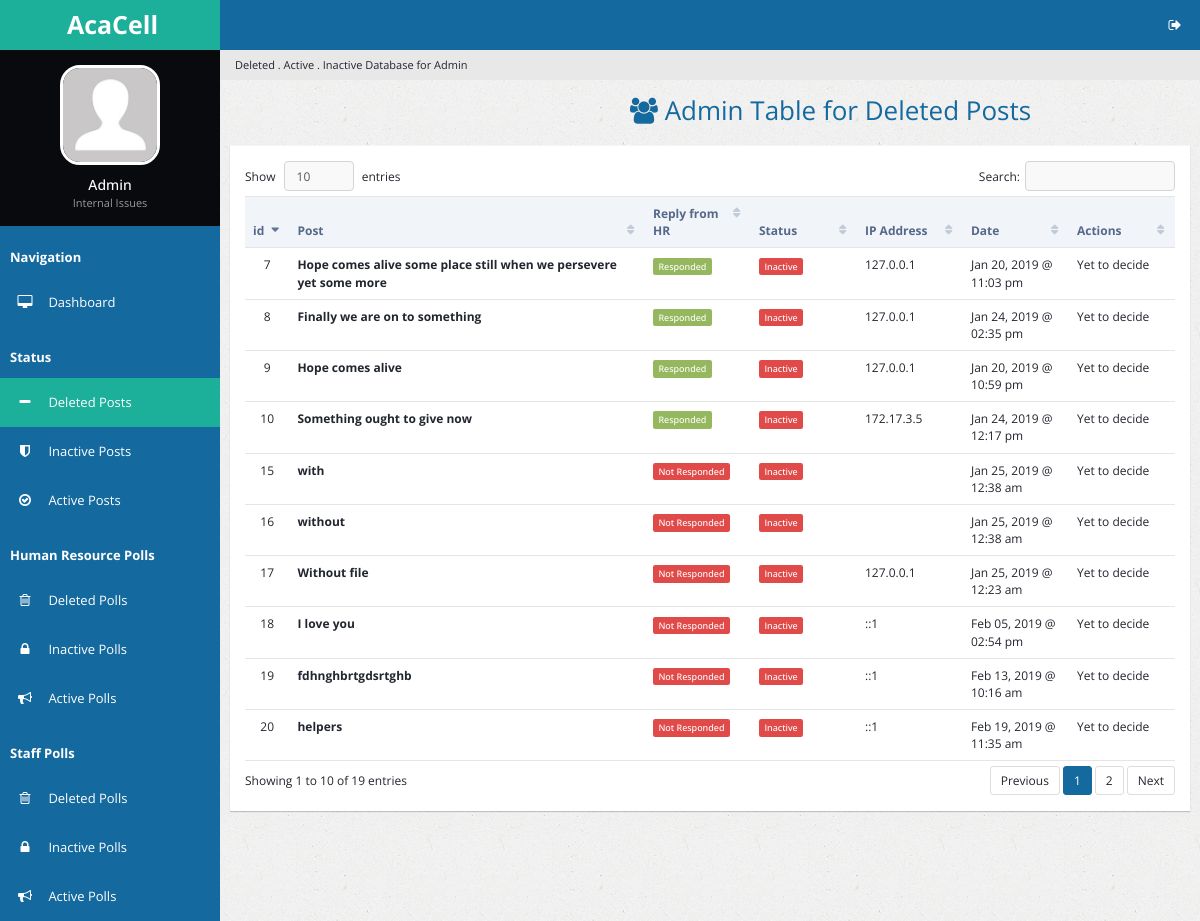
The app's page /delposts.php (signed in) with its own data.
### tables this page shows
CREATE TABLE `del_complaints` (
  `del_c_id` int(32) NOT NULL,
  `c_id` int(32) NOT NULL,
  `c_value` varchar(2048) NOT NULL,
  `c_division` varchar(64) NOT NULL,
  `date_created` double NOT NULL,
  `c_ip_address` varchar(64) NOT NULL,
  `date_stop_display` int(16) NOT NULL,
  `u_fname` varchar(255) NOT NULL,
  `u_id` int(11) NOT NULL
);

### delposts.php (the view, shortened to what this page needs)
<?php
include 'handlers/dbcon.php';
if (isset($_SESSION['loggedin']) && isset($_SESSION['adminpanel'])) {
?>
<!DOCTYPE html>
<html lang="en">
<head>
        <link rel="stylesheet" type="text/css" id="theme" href="css/theme-default.css"/>
    </head>
    <body>
        <div class="page-container">
            <div class="page-sidebar">
                <ul class="x-navigation">
                    <li class="xn-logo">
                        <a href="table-export.php"><b>AcaCell</b></a>
                    </li>
                    <li class="xn-profile">
                        <div class="profile">
                            <div class="profile-image">
                                <img src="assets/images/users/avatar.jpg" alt="John Doe"/>
                            </div>
                            <div class="profile-data">
                                <div class="profile-data-name">Admin</div>
                                <div class="profile-data-title">Internal Issues</div>
                            </div>
                        </div>
                    </li>
                   <li class="xn-title"><b>Navigation</b></li>
                    <li>
                        <a href="admin.php"><span class="fa fa-desktop" style="color: white;"></span> <span class="xn-text" style="color: white;">Dashboard</span></a>
                    </li>
                    <li class="xn-title"><b>Status</b></li>
                    <li  class="active">
                        <a href="delposts.php"><span class="fa fa-minus" style="color: white;"></span> <span class="xn-text" style="color: white;">Deleted Posts</span></a>
                    </li>
                    <li>
                        <a href="inactposts.php"><span class="fa fa-shield" style="color: white;"></span> <span class="xn-text" style="color: white;">Inactive Posts</span></a>
                    </li>
                    <li>
                        <a href="actposts.php"><span class="fa fa-check-circle-o" style="color: white;"></span> <span class="xn-text" style="color: white;">Active Posts</span></a>
                    </li>
                    <li class="xn-title"><b>Human Resource Polls</b></li>
                    <li>
                       <a href="delpolls.php"><span class="fa fa-trash-o" style="color: white;"></span> <span class="xn-text" style="color: white;">Deleted Polls</span></a>
                   </li>
                    <li>
                       <a href="inactpolls.php"><span class="fa fa-lock" style="color: white;"></span> <span class="xn-text" style="color: white;">Inactive Polls</span></a>
                   </li>
                   <li>
                       <a href="actpolls.php"><span class="fa fa-bullhorn" style="color: white;"></span> <span class="xn-text" style="color: white;">Active Polls</span></a>
                   </li>
                   <li class="xn-title"><b>Staff Polls</b></li>
                     <li>
                        <a href="staffdelpolls.php"><span class="fa fa-trash-o" style="color: white;"></span> <span class="xn-text" style="color: white;">Deleted Polls</span></a>
                    </li>
                     <li>
                        <a href="staffinactpolls.php"><span class="fa fa-lock" style="color: white;"></span> <span class="xn-text" style="color: white;">Inactive Polls</span></a>
                    </li>
                    <li>
                        <a href="staffactpolls.php"><span class="fa fa-bullhorn" style="color: white;"></span> <span class="xn-text" style="color: white;">Active Polls</span></a>
                    </li>
                  </ul>
            </div>
            <div class="page-content">
                <ul class="x-navigation x-navigation-horizontal x-navigation-panel">
                    <li class="xn-icon-button pull-right">
                        <a href="#" class="mb-control" data-box="#mb-signout"><span class="fa fa-sign-out"></span></a>
                    </li>
                </ul>
                    <ul class="breadcrumb">
                    <li class="active">Deleted . Active . Inactive Database for Admin</li>
                </ul>
                <div class="page-title">
                    <h2><span class="fa fa-users"style="padding-left: 400px"></span> Admin Table for Deleted Posts</h2>
                </div>
                <div class="page-content-wrap">
                    <div class="row">
                        <div class="col-md-12">
                            <div class="panel panel-default">
                                <div class="panel-body">
                                    <table id="customers2" class="table datatable">
                                        <thead>
                                            <tr>
                                                <th width="50">id</th>
                                                <th width="300">Post</th>
                                                <th width="100">Reply from HR</th>
                                                <th width="100">Status</th>
                                                <th width="100">IP Address</th>
                                                <th width="100">Date</th>
                                                <th width="100">Actions</th>
                                            </tr>
                                        </thead>
                                        <tbody>
                                          <?php
                                            $sql_delpostdisplay = "SELECT * FROM del_complaints";
                                            $success_delpostdisplay = mysqli_query($link, $sql_delpostdisplay);
                                            $cur_time = time();
                                            if ($success_delpostdisplay->num_rows > 0) {
                                              while($rows = $success_delpostdisplay->fetch_assoc()){
                                                $id = $rows['c_id'];
                                                $sql_commentpresent = "SELECT * FROM comments WHERE c_id = '$id'";
                                                $success_commentpresent = mysqli_query($link, $sql_commentpresent);
                                          ?>
                                                <tr id="trow<?php echo $rows['del_c_id']; ?>">
                                                  <td class="text-center"> <?php echo $rows['del_c_id'];; ?> </td>
                                                  <td><strong><?php echo $rows['c_value']; ?></strong></td>
                                                  <td>
                                                    <?php
                                                    if ($success_commentpresent->num_rows > 0) {?>
                                                        <a href="#commentmodal<?php echo $id; ?>" data-toggle="modal"><span class='label label-success'>Responded</span></a>
                                                    <?php }
                                                    elseif ($success_commentpresent->num_rows == 0) {?>
                                                      <span class='label label-danger'>Not Responded</span>
                                                    <?php } ?>
                                                  </td>
                                                  <td><?php
                                                    if ($cur_time < $rows['date_stop_display']) {
                                                      echo "<span class='label label-success'>Active</span>";
                                                    }
                                                    elseif ($cur_time > $rows['date_stop_display']){
                                                      echo "<span class='label label-danger'>Inactive</span>";
                                                    } ?>
                                                    </td>
                                                    <td><?php echo $rows['c_ip_address']; ?></td>
                                                    <td><?php echo date("M d, Y @ h:i a", $rows['date_created']); ?></td>
                                                    <td>Yet to decide</td>
                                                </tr>
                                          <?php
                                                }
                                              }
                                          ?>
                                            </tbody>
                                    </table>
                                </div>
                            </div>
                        </div>
                    </div>
                </div>
            </div>
        </div>
    </body>
</html>
<?php
}else {
  header('location:admin.php');
}
 ?>

### records on screen
del_complaints: del_c_id "7", c_value "Hope comes alive some place still when we persevere yet some more", date_stop_display "Inactive", c_ip_address "127.0.0.1", date_created "Jan 20, 2019 @ 11:03 pm"
del_complaints: del_c_id "8", c_value "Finally we are on to something", date_stop_display "Inactive", c_ip_address "127.0.0.1", date_created "Jan 24, 2019 @ 02:35 pm"
del_complaints: del_c_id "9", c_value "Hope comes alive", date_stop_display "Inactive", c_ip_address "127.0.0.1", date_created "Jan 20, 2019 @ 10:59 pm"
del_complaints: del_c_id "10", c_value "Something ought to give now", date_stop_display "Inactive", c_ip_address "172.17.3.5", date_created "Jan 24, 2019 @ 12:17 pm"
del_complaints: del_c_id "15", c_value "with", shows "Not Responded", date_stop_display "Inactive", date_created "Jan 25, 2019 @ 12:38 am"
del_complaints: del_c_id "16", c_value "without", shows "Not Responded", date_stop_display "Inactive", date_created "Jan 25, 2019 @ 12:38 am"
del_complaints: del_c_id "17", c_value "Without file", shows "Not Responded", date_stop_display "Inactive", c_ip_address "127.0.0.1", date_created "Jan 25, 2019 @ 12:23 am"
del_complaints: del_c_id "18", c_value "I love you", shows "Not Responded", date_stop_display "Inactive", c_ip_address "::1", date_created "Feb 05, 2019 @ 02:54 pm"
del_complaints: del_c_id "19", c_value "fdhnghbrtgdsrtghb", shows "Not Responded", date_stop_display "Inactive", c_ip_address "::1", date_created "Feb 13, 2019 @ 10:16 am"
del_complaints: del_c_id "20", c_value "helpers", shows "Not Responded", date_stop_display "Inactive", c_ip_address "::1", date_created "Feb 19, 2019 @ 11:35 am"
